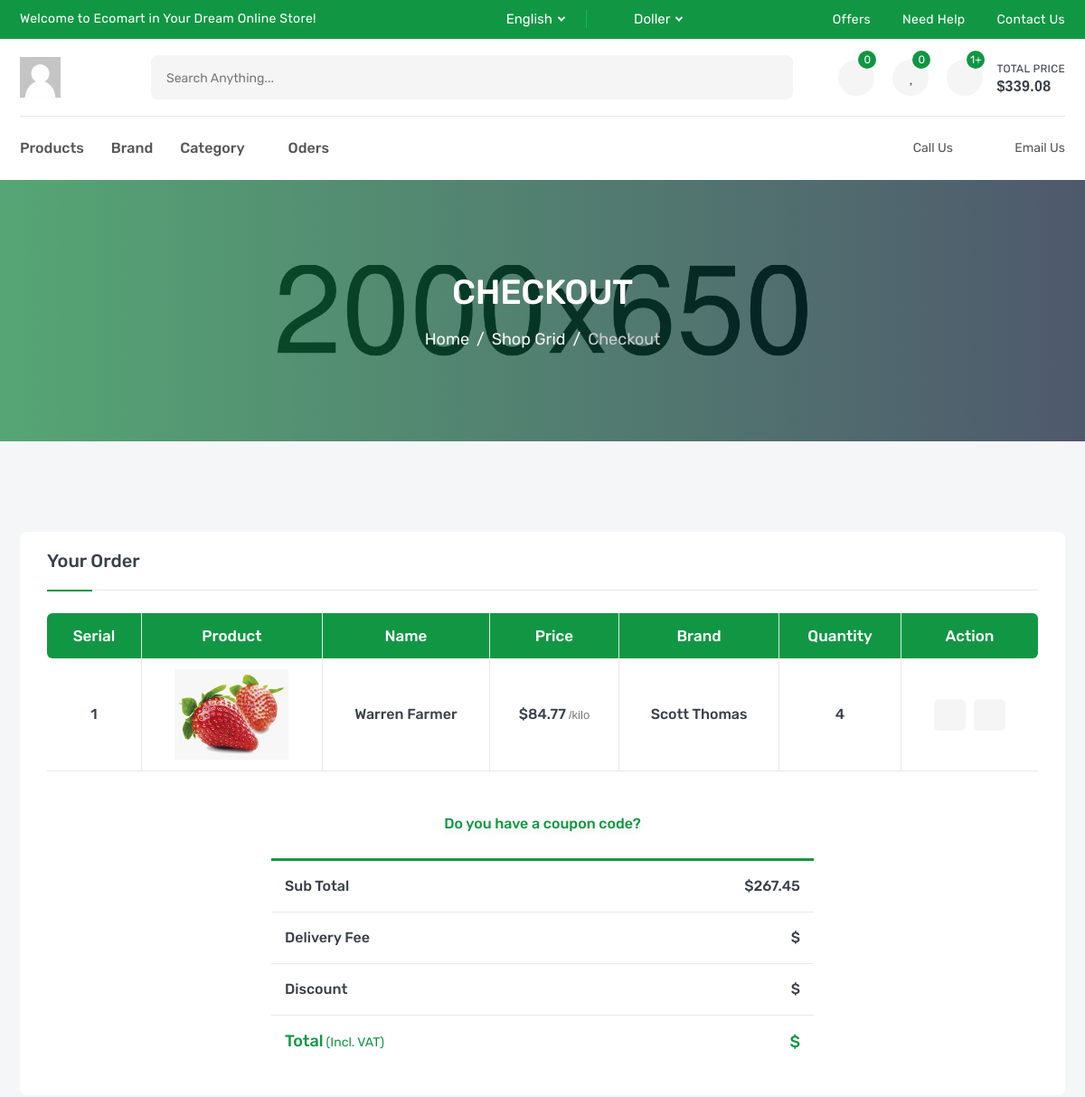
Before: /oder/cheakout (signed in, upper part) with the older database file.
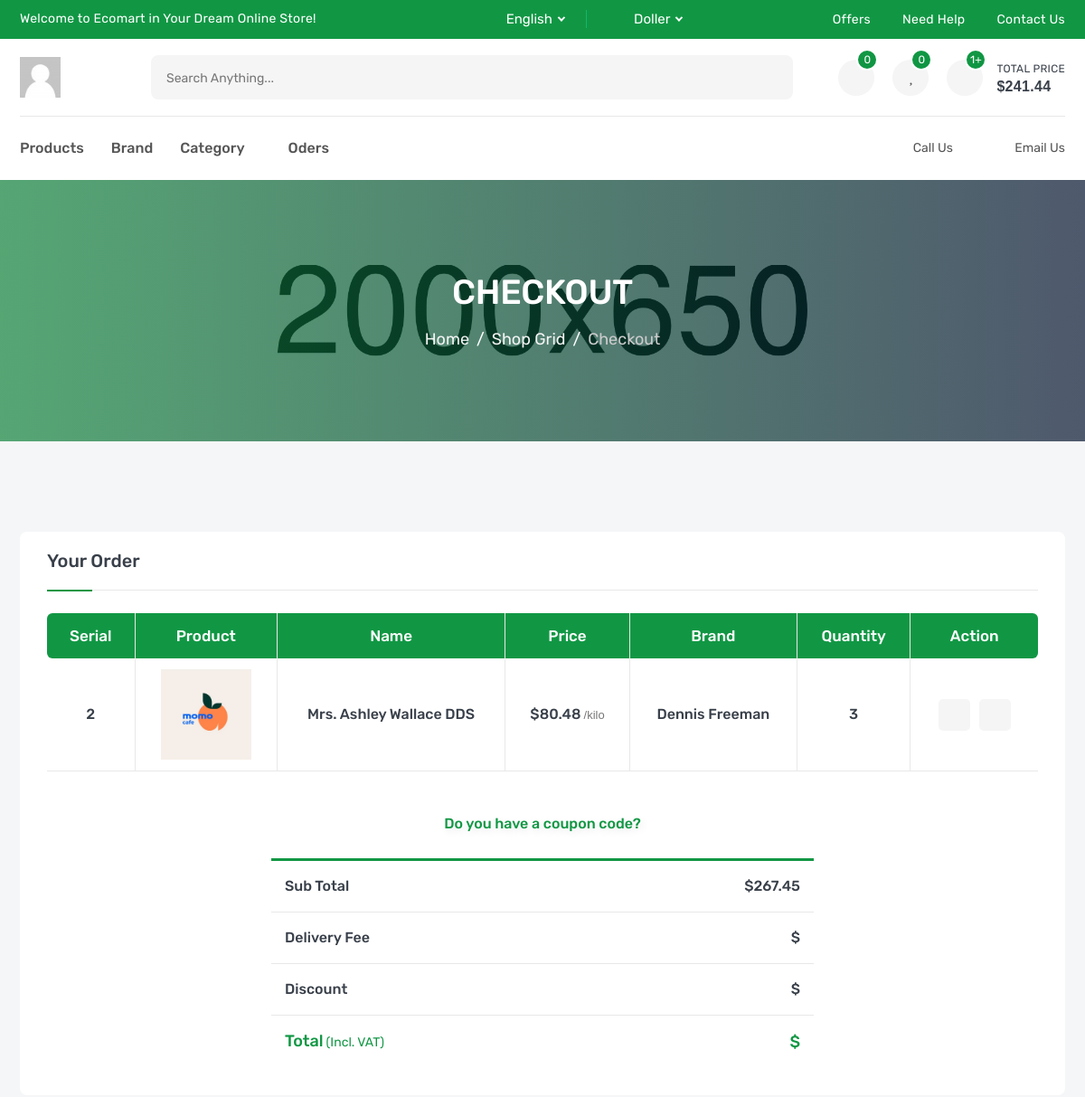
After: the same page with the newer database file.
### oder/models.py (models this page shows, shortened)
class Cart(models.Model):
    user = models.ForeignKey(User , related_name='user_cart' , on_delete=models.SET_NULL , null=True )
    code = models.CharField(max_length=8 , default= grente_code)
    status = models.CharField(max_length=15 , choices= STATUS_CART)
    def get_total(self):
        total = 0
        for proudcts in self.cart_detail.all():
            total += proudcts.total
        return total

class CartDeitl(models.Model):
    proudct = models.ForeignKey(Products , related_name='product_cart' , on_delete=models.CASCADE)
    cart = models.ForeignKey(Cart , related_name='cart_detail' , on_delete= models.SET_NULL , null=True , blank=True)
    quantiity = models.IntegerField(null=True,blank = True)
    price = models.FloatField(null=True,blank = True)
    total = models.FloatField(null=True,blank = True)

### products/models.py (models this page shows)
class Products(models.Model):
    name = models.CharField(_('Name') , max_length=100)
    sku = models.IntegerField(_('SKU'))
    price = models.FloatField(_('Price'))
    image = models.ImageField(upload_to = 'proudcts')
    brand = models.ForeignKey('Brand' , on_delete= models.SET_NULL  , null=True , blank= True , verbose_name= _('Brand') , related_name='brand_product')
    rate = models.IntegerField(_('Rate'))
    dec = models.TextField(_('dec') , max_length=300)
    subtitle = models.CharField(_('subtitle') , max_length=150)
    tags = TaggableManager()
    flags = models.CharField( _('Flags'), max_length=10 , choices= PRODECT_FLAG ,)
    catgory = models.ForeignKey('Catgory' , on_delete= models.SET_NULL , null= True , blank= True , related_name='Catgory_prodcut', verbose_name=_('Catgory'))
    video_url = models.URLField(_('video_url'), null=True , blank=True)
    def __str__(self) -> str:
        return self.name

class Brand(models.Model):
    name = models.CharField( _('Brand_name'),max_length=50)
    image = models.ImageField(_('Brand_images') , upload_to = 'Brand')
    def __str__(self) -> str:
        return self.name

### oder/views.py (the view, shortened to what this page needs)
# urls.py: path('cheakout',cheakout,name='cheakout'),
def cheakout(request):
    cart = Cart.objects.get(user = request.user , status='inprogecss')
    delivery_cost = 15
    return render(request,'oder/checkout.html',{})

### accounts/user_context_proscceor.py (called while the page is built)
def get_user(request):
    if request.user.is_authenticated:
        proflie = Proflie.objects.get(user = request.user)
        return {'user_proflie':proflie}
    else:
        return {}

### oder/cart_context_proscceor.py (called while the page is built)
def user_cart(request):
    if request.user.is_authenticated:
        cart_user,created = Cart.objects.get_or_create(user = request.user , status='inprogecss')
        return {'cart_user':cart_user}
    else:
        return {}

### oder/templates/oder/checkout.html (shortened to what this page needs)
        {% extends 'base.html' %}
        {% load static %}
        {% block 'css'%}
        <link rel="stylesheet" href="{% static 'css/checkout.css'%}">
        {% endblock 'css'%}
        {% block 'body' %}
        <section class="inner-section single-banner" style="background: url(images/single-banner.jpg) no-repeat center;">
            <div class="container">
                <h2>checkout</h2>
                <ol class="breadcrumb">
                    <li class="breadcrumb-item"><a href="index.html">Home</a></li>
                    <li class="breadcrumb-item"><a href="shop-4column.html">shop grid</a></li>
                    <li class="breadcrumb-item active" aria-current="page">checkout</li>
                </ol>
            </div>
        </section>
        <section class="inner-section checkout-part">
            <div class="container">
                <div class="row">
                    <div class="col-lg-12">
                        <div class="account-card">
                            <div class="account-title">
                                <h4>Your order</h4>
                            </div>
                            <div class="account-content">
                                <div class="table-scroll">
                                    <table class="table-list">
                                        <thead>
                                            <tr>
                                                <th scope="col">Serial</th>
                                                <th scope="col">Product</th>
                                                <th scope="col">Name</th>
                                                <th scope="col">Price</th>
                                                <th scope="col">brand</th>
                                                <th scope="col">quantity</th>
                                                <th scope="col">action</th>
                                            </tr>
                                        </thead>
                                        <tbody>
                                            {% for item in cart_user.cart_detail.all  %}
                                                <tr>
                                                    <td class="table-serial"><h6>{{item.id}}</h6></td>
                                                    <td class="table-image"><img src="{{item.proudct.image.url}}" alt="product"></td>
                                                    <td class="table-name"><h6>{{item.proudct}}</h6></td>
                                                    <td class="table-price"><h6>${{item.price}}<small>/kilo</small></h6></td>
                                                    <td class="table-brand"><h6>{{item.proudct.brand}}</h6></td>
                                                    <td class="table-quantity"><h6>{{item.quantiity}}</h6></td>
                                                    <td class="table-action">
                                                        <a class="view" href="#" title="Quick View" data-bs-toggle="modal" data-bs-target="#product-view"><i class="fas fa-eye"></i></a>
                                                        <a class="trash" href="#" title="Remove Wishlist"><i class="icofont-trash"></i></a>
                                                    </td>
                                                </tr>
                                            {% endfor %}
                                        </tbody>
                                    </table>
                                </div>
                                <div class="chekout-coupon">
                                    <button class="coupon-btn">Do you have a coupon code?</button>
                                </div>
                                <div class="checkout-charge" id="coupondiv">
                                    {% include 'include/summry.html' %}
                                </div>
                            </div>
                        </div>
                    </div>
                </div>
            </div>
        </section>
{% endblock 'body' %}

### templates/base.html (shortened to what the changed rows need)
{% load static %}
<!DOCTYPE html>
<html lang="en">
    <head>
        <link rel="stylesheet" href="{% static 'fonts/flaticon/flaticon.css' %}">
        <link rel="stylesheet" href="{% static 'fonts/icofont/icofont.min.css'%}">
        <link rel="stylesheet" href="{% static 'fonts/fontawesome/fontawesome.min.css'%}">
        <link rel="stylesheet" href="{% static 'vendor/venobox/venobox.min.css'%}">
        <link rel="stylesheet" href="{% static 'vendor/slickslider/slick.min.css'%}">
        <link rel="stylesheet" href="{% static 'vendor/niceselect/nice-select.min.css'%}">
        <link rel="stylesheet" href="{% static 'vendor/bootstrap/bootstrap.min.css'%}">
        <link rel="stylesheet" href="{% static 'css/main.css' %}">
        {% block 'css'%}{% endblock 'css'%}
    </head>
    <body>
        <header class="header-part">
            <div class="container">
                <div class="header-content">
                    <div class="header-widget-group">
                        <button class="header-widget header-cart" title="Cartlist">
                            <i class="fas fa-shopping-basket"></i>
                            <sup>{{cart_user.cart_detail.all|length}}+</sup>
                            <span>total price<small>${{cart_user.get_total}}</small></span>
                        </button>
                    </div>
                </div>
            </div>
        </header>
    {% block 'body' %}
    {% endblock 'body' %}
    </body>
</html>

Changed rows visible on the page:
removed CartDeitl: id "1", proudct.image (picture), proudct "Warren Farmer", price "84.77", proudct.brand "Scott Thomas", quantiity "4"
computed for Cart: get_total "339.08" → "241.44"
added CartDeitl: id "2", proudct.image (picture), proudct "Mrs. Ashley Wallace DDS", price "80.48", proudct.brand "Dennis Freeman", quantiity "3"
